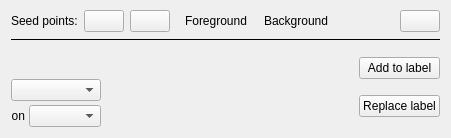
<?xml version="1.0" encoding="UTF-8"?>
<ui version="4.0">
 <class>GraphSegWidget</class>
 <widget class="QWidget" name="GraphSegWidget">
  <property name="geometry">
   <rect>
    <x>0</x>
    <y>0</y>
    <width>451</width>
    <height>138</height>
   </rect>
  </property>
  <layout class="QVBoxLayout" name="verticalLayout">
   <property name="topMargin">
    <number>10</number>
   </property>
   <item>
    <layout class="QHBoxLayout" name="horizontalLayout">
     <item>
      <widget class="QLabel" name="label">
       <property name="text">
        <string>Seed points:</string>
       </property>
      </widget>
     </item>
     <item>
      <widget class="QPushButton" name="seedModeButton">
       <property name="sizePolicy">
        <sizepolicy hsizetype="Minimum" vsizetype="Preferred">
         <horstretch>0</horstretch>
         <verstretch>0</verstretch>
        </sizepolicy>
       </property>
       <property name="toolTip">
        <string>Toggle seeding mode</string>
       </property>
       <property name="text">
        <string/>
       </property>
       <property name="icon">
        <iconset resource="../gerbil.qrc">
         <normaloff>:/basic/pencil</normaloff>:/basic/pencil</iconset>
       </property>
       <property name="iconSize">
        <size>
         <width>16</width>
         <height>16</height>
        </size>
       </property>
       <property name="checkable">
        <bool>true</bool>
       </property>
      </widget>
     </item>
     <item>
      <widget class="QPushButton" name="clearSeedsButton">
       <property name="sizePolicy">
        <sizepolicy hsizetype="Minimum" vsizetype="Preferred">
         <horstretch>0</horstretch>
         <verstretch>0</verstretch>
        </sizepolicy>
       </property>
       <property name="toolTip">
        <string>Clear existing seed points</string>
       </property>
       <property name="text">
        <string/>
       </property>
       <property name="icon">
        <iconset theme="edit-clear">
         <normaloff/>
        </iconset>
       </property>
       <property name="iconSize">
        <size>
         <width>16</width>
         <height>16</height>
        </size>
       </property>
      </widget>
     </item>
     <item>
      <widget class="QWidget" name="seedModeWidget" native="true">
       <layout class="QHBoxLayout" name="horizontalLayout_2">
        <property name="spacing">
         <number>2</number>
        </property>
        <property name="leftMargin">
         <number>0</number>
        </property>
        <property name="topMargin">
         <number>0</number>
        </property>
        <property name="rightMargin">
         <number>0</number>
        </property>
        <property name="bottomMargin">
         <number>0</number>
        </property>
        <item>
         <widget class="QLabel" name="label_2">
          <property name="toolTip">
           <string>Left mouse button places foreground seeds</string>
          </property>
          <property name="text">
           <string/>
          </property>
          <property name="pixmap">
           <pixmap resource="../gerbil.qrc">:/basic/mouse-left</pixmap>
          </property>
         </widget>
        </item>
        <item>
         <widget class="QLabel" name="label_3">
          <property name="toolTip">
           <string>Left mouse button places foreground seeds</string>
          </property>
          <property name="text">
           <string>Foreground</string>
          </property>
         </widget>
        </item>
        <item>
         <spacer name="horizontalSpacer_3">
          <property name="orientation">
           <enum>Qt::Horizontal</enum>
          </property>
          <property name="sizeType">
           <enum>QSizePolicy::Fixed</enum>
          </property>
          <property name="sizeHint" stdset="0">
           <size>
            <width>6</width>
            <height>1</height>
           </size>
          </property>
         </spacer>
        </item>
        <item>
         <widget class="QLabel" name="label_4">
          <property name="toolTip">
           <string>Right mouse button places background seeds</string>
          </property>
          <property name="text">
           <string/>
          </property>
          <property name="pixmap">
           <pixmap resource="../gerbil.qrc">:/basic/mouse-right</pixmap>
          </property>
         </widget>
        </item>
        <item>
         <widget class="QLabel" name="label_5">
          <property name="toolTip">
           <string>Right mouse button places background seeds</string>
          </property>
          <property name="text">
           <string>Background</string>
          </property>
         </widget>
        </item>
       </layout>
      </widget>
     </item>
     <item>
      <spacer name="horizontalSpacer_2">
       <property name="orientation">
        <enum>Qt::Horizontal</enum>
       </property>
       <property name="sizeHint" stdset="0">
        <size>
         <width>0</width>
         <height>0</height>
        </size>
       </property>
      </spacer>
     </item>
     <item>
      <widget class="QPushButton" name="loadSeedsButton">
       <property name="toolTip">
        <string>load seeding for segmentation from a file</string>
       </property>
       <property name="text">
        <string/>
       </property>
       <property name="icon">
        <iconset theme="document-open">
         <normaloff/>
        </iconset>
       </property>
       <property name="iconSize">
        <size>
         <width>16</width>
         <height>16</height>
        </size>
       </property>
      </widget>
     </item>
    </layout>
   </item>
   <item>
    <widget class="Line" name="line">
     <property name="frameShadow">
      <enum>QFrame::Plain</enum>
     </property>
     <property name="orientation">
      <enum>Qt::Horizontal</enum>
     </property>
    </widget>
   </item>
   <item>
    <layout class="QHBoxLayout" name="horizontalLayout_5">
     <item>
      <layout class="QVBoxLayout" name="verticalLayout_4">
       <property name="spacing">
        <number>4</number>
       </property>
       <item>
        <spacer name="verticalSpacer">
         <property name="orientation">
          <enum>Qt::Vertical</enum>
         </property>
         <property name="sizeHint" stdset="0">
          <size>
           <width>0</width>
           <height>0</height>
          </size>
         </property>
        </spacer>
       </item>
       <item>
        <widget class="AHComboBox" name="similarityBox">
         <property name="toolTip">
          <string>similarity measure</string>
         </property>
        </widget>
       </item>
       <item>
        <layout class="QHBoxLayout" name="horizontalLayout_7">
         <item>
          <widget class="QLabel" name="label_24">
           <property name="sizePolicy">
            <sizepolicy hsizetype="Fixed" vsizetype="Fixed">
             <horstretch>0</horstretch>
             <verstretch>0</verstretch>
            </sizepolicy>
           </property>
           <property name="text">
            <string>on</string>
           </property>
           <property name="alignment">
            <set>Qt::AlignRight|Qt::AlignTrailing|Qt::AlignVCenter</set>
           </property>
          </widget>
         </item>
         <item>
          <widget class="AHComboBox" name="sourceBox">
           <property name="toolTip">
            <string>segmentation data source</string>
           </property>
          </widget>
         </item>
        </layout>
       </item>
      </layout>
     </item>
     <item>
      <spacer name="horizontalSpacer">
       <property name="orientation">
        <enum>Qt::Horizontal</enum>
       </property>
       <property name="sizeType">
        <enum>QSizePolicy::MinimumExpanding</enum>
       </property>
       <property name="sizeHint" stdset="0">
        <size>
         <width>20</width>
         <height>0</height>
        </size>
       </property>
      </spacer>
     </item>
     <item>
      <layout class="QVBoxLayout" name="verticalLayout_3">
       <item>
        <widget class="QPushButton" name="addButton">
         <property name="toolTip">
          <string>Segment and add foreground pixels to this label</string>
         </property>
         <property name="text">
          <string>Add to label</string>
         </property>
         <property name="icon">
          <iconset theme="edit-add">
           <normaloff/>
          </iconset>
         </property>
         <property name="iconSize">
          <size>
           <width>16</width>
           <height>16</height>
          </size>
         </property>
        </widget>
       </item>
       <item>
        <widget class="QPushButton" name="replaceButton">
         <property name="toolTip">
          <string>Segment and reset this label to foreground pixels</string>
         </property>
         <property name="text">
          <string>Replace label</string>
         </property>
         <property name="icon">
          <iconset theme="edit-redo">
           <normaloff/>
          </iconset>
         </property>
         <property name="iconSize">
          <size>
           <width>16</width>
           <height>16</height>
          </size>
         </property>
        </widget>
       </item>
      </layout>
     </item>
    </layout>
   </item>
  </layout>
 </widget>
 <customwidgets>
  <customwidget>
   <class>AHComboBox</class>
   <extends>QComboBox</extends>
   <header>widgets/ahcombobox.h</header>
  </customwidget>
 </customwidgets>
 <resources>
  <include location="../gerbil.qrc"/>
 </resources>
 <connections/>
</ui>
